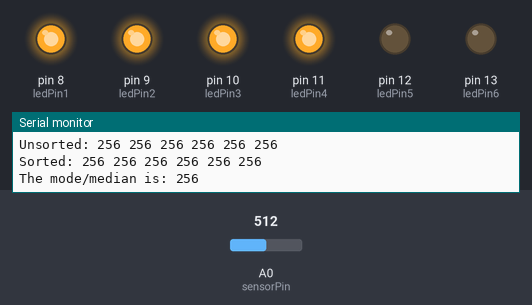
A sketch run on a simulated Arduino Uno, built with avr-gcc and run on an emulated ATmega328P. Shown: output pins drawn as LEDs (lit = HIGH), the last lines printed to the serial monitor. The test bench sets the inputs (shaded band); at power-on: A0 (sensorPin) = 512.

Above: at 1.78 s.
1.8 s: A0 (sensorPin) set to 250
3.4 s: A0 (sensorPin) set to 213
At 6.1 s:
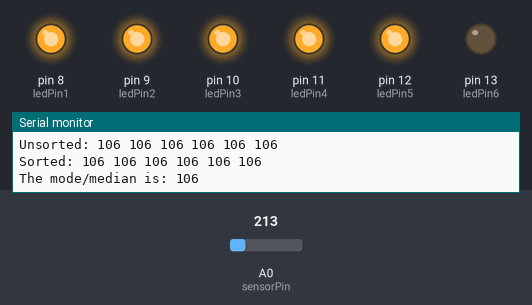
6.4 s: A0 (sensorPin) set to 306
At 8.3 s:
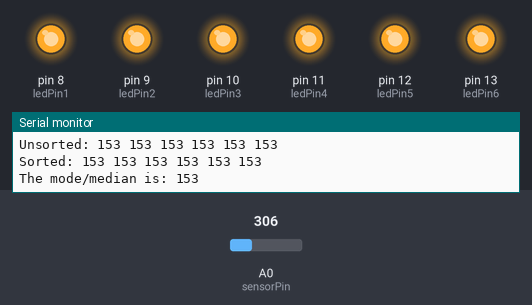
Timing chart, 0 to 9.8 s (numbered marks = the images above; inputs shaded):
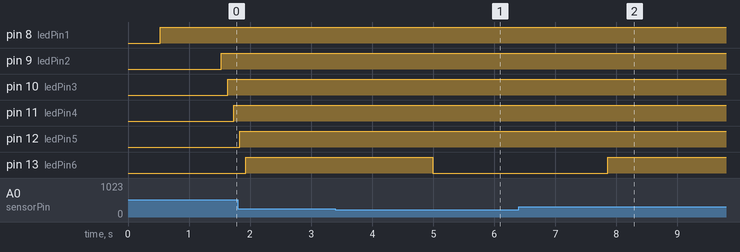

The sketch:

presSens.ino
```cpp
int sensorPin = A0;
int ledPin1 = 8;
int ledPin2 = 9;
int ledPin3 = 10;
int ledPin4 = 11;
int ledPin5 = 12;
int ledPin6 = 13;

int sensorValue = 0;
int aSize = 6;
int rangeValue[] = {0, 0, 0, 0, 0, 0};
int modE;

void setup() {
  // put your setup code here, to run once:
  Serial.begin(9600);
  pinMode(ledPin1, OUTPUT);
  pinMode(ledPin2, OUTPUT);
  pinMode(ledPin3, OUTPUT);
  pinMode(ledPin4, OUTPUT);
  pinMode(ledPin5, OUTPUT);
  pinMode(ledPin6, OUTPUT);
  digitalWrite(sensorPin, HIGH);

  delay(500);
}

void loop() {

  // put your main code here, to run repeatedly:


  for (int i = 0; i < aSize; i++)
  {
    sensorValue = analogRead(sensorPin);
    rangeValue[i] = sensorValue / 2;
    // delay(10);
  }
  /*
    Serial.println(sensorValue);
    if (sensorValue > 1000){
    digitalWrite(ledPin, HIGH);
    } else {
    digitalWrite(ledPin, LOW);
    }
  */

  Serial.print("Unsorted: ");
  printArray(rangeValue, aSize);
  isort(rangeValue, aSize);
  Serial.print("Sorted: ");
  printArray(rangeValue, aSize);
  modE = mode(rangeValue, aSize);
  Serial.print("The mode/median is: ");
  Serial.print(modE);
  Serial.println();

  if (modE > 70) {
    digitalWrite(ledPin1, HIGH);
    delay(1000);

    if (modE > 80) {
      digitalWrite(ledPin2, HIGH);
      delay(100);

      if (modE > 85) {

        digitalWrite(ledPin3, HIGH);
        delay(100);

        if (modE > 90) {

          digitalWrite(ledPin4, HIGH);
          delay(100);

          if (modE > 101) {

            digitalWrite(ledPin5, HIGH);
            delay(100);

            if (modE > 115) {

              digitalWrite(ledPin6, HIGH);
              delay(100);
            } else {
              digitalWrite(ledPin6, LOW);
            }
          } else {
            digitalWrite(ledPin5, LOW);
          }
        } else {
          digitalWrite(ledPin4, LOW);
        }
      } else {
        digitalWrite(ledPin3, LOW);
      }
    } else {
      digitalWrite(ledPin2, LOW);
    }
  }

  else {
    digitalWrite(ledPin1, LOW);
    digitalWrite(ledPin2, LOW);
    digitalWrite(ledPin3, LOW);
    digitalWrite(ledPin4, LOW);
    digitalWrite(ledPin5, LOW);
    digitalWrite(ledPin6, LOW);
  }

  // delay(1000);


}

void printArray(int *a, int n) {

  for (int i = 0; i < n; i++)
  {
    Serial.print(a[i], DEC);
    Serial.print(' ');
  }
  Serial.println();
}

//sort function for a array
void isort(int *a, int n) {
  for (int i = 1; i < n; ++i)
  {
    int j = a[i];
    int k;
    for (k = i - 1; (k >= 0) && (j < a[k]); k--)
    {
      a[k + 1] = a[k];
    }
    a[k + 1] = j;
  }
}

//function to return mode or median
int mode(int *x, int n) {

  int i = 0;
  int count = 0;
  int maxCount = 0;
  int mode = 0;
  int bimodal;
  int prevCount = 0;
  while (i < (n - 1)) {
    prevCount = count;
    count = 0;
    while (x[i] == x[i + 1]) {
      count++;
      i++;
    }
    if (count > prevCount & count > maxCount) {
      mode = x[i];
      maxCount = count;
      bimodal = 0;
    }
    if (count == 0) {
      i++;
    }
    if (count == maxCount) { //If the dataset has 2 or more modes.
      bimodal = 1;
    }
    if (mode == 0 || bimodal == 1) { //Return the median if there is no mode.
      mode = x[(n / 2)];
    }
    return mode;
  }
}
```

Measured:
- the behaviour switches between 232 and 231 on A0 (sensorPin) (found by bisection; images 0 and 1)
- after the input at 3.4 s, pin 13 (ledPin6): HIGH → LOW after 1.6 s
- after the input at 6.4 s, pin 13 (ledPin6): LOW → HIGH after 1.5 s
